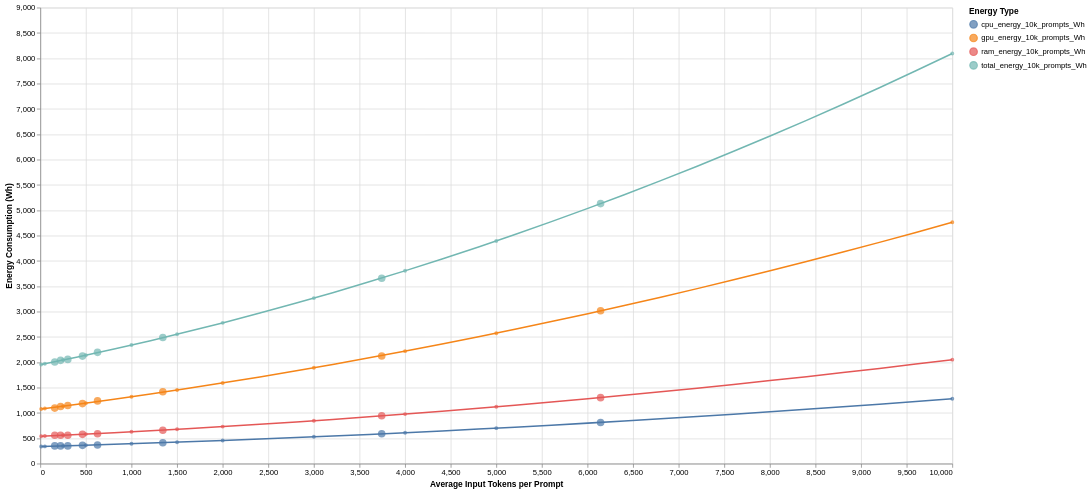

The cell this chart's notebook holds for it:
### Markdown cell above
## 7. Visualize Results
Create an Altair chart to visualize the actual and predicted energy consumption values.

### Code cell
# Create Altair chart
base = alt.Chart(combined_df[combined_df['Type'] == 'Actual']).mark_point(size=100, filled=True).encode(
    x=alt.X('avg_in_tok', title='Average Input Tokens per Prompt'),
    y=alt.Y('Energy_Consumption', title='Energy Consumption (Wh)'),
    color=alt.Color('Energy_Type', title='Energy Type'),
    tooltip=['avg_in_tok', 'Energy_Consumption', 'Energy_Type', 'Type']
).properties(
    width=1200,
    height=600
)


# Highlight predicted values
predicted = alt.Chart(combined_df[combined_df['Type'] == 'Predicted']).mark_point(size=10, filled=False).encode(
    x=alt.X('avg_in_tok', title='Average Input Tokens per Prompt'), 
    y=alt.Y('Energy_Consumption', title='Energy Consumption (Wh)'),
    color=alt.Color('Energy_Type', title='Energy Type'),
    tooltip=['avg_in_tok', 'Energy_Consumption', 'Energy_Type']
)

regression = predicted.transform_regression('avg_in_tok', 'Energy_Consumption', groupby=['Energy_Type'], method="quad").mark_line()

# Combine charts
final_chart = base + regression + predicted

# Display the chart in Streamlit
final_chart

### Figure 1 — Vega-Lite specification as saved in the notebook (floating-point values rounded to 4 significant figures)
{"config": {"view": {"continuousWidth": 300, "continuousHeight": 300}}, "layer": [{"data": {"name": "data-ec1479a4b1156f4afe3a4ab313e7e39f"}, "mark": {"type": "point", "filled": true, "size": 100}, "encoding": {"color": {"field": "Energy_Type", "title": "Energy Type", "type": "nominal"}, "tooltip": [{"field": "avg_in_tok", "type": "quantitative"}, {"field": "Energy_Consumption", "type": "quantitative"}, {"field": "Energy_Type", "type": "nominal"}, {"field": "Type", "type": "nominal"}], "x": {"field": "avg_in_tok", "title": "Average Input Tokens per Prompt", "type": "quantitative"}, "y": {"field": "Energy_Consumption", "title": "Energy Consumption (Wh)", "type": "quantitative"}}}, {"data": {"name": "data-82b70622db8855e344ea8543f7cb1a22"}, "mark": {"type": "line"}, "encoding": {"color": {"field": "Energy_Type", "title": "Energy Type", "type": "nominal"}, "tooltip": [{"field": "avg_in_tok", "type": "quantitative"}, {"field": "Energy_Consumption", "type": "quantitative"}, {"field": "Energy_Type", "type": "nominal"}], "x": {"field": "avg_in_tok", "title": "Average Input Tokens per Prompt", "type": "quantitative"}, "y": {"field": "Energy_Consumption", "title": "Energy Consumption (Wh)", "type": "quantitative"}}, "transform": [{"on": "avg_in_tok", "regression": "Energy_Consumption", "groupby": ["Energy_Type"], "method": "quad"}]}, {"data": {"name": "data-82b70622db8855e344ea8543f7cb1a22"}, "mark": {"type": "point", "filled": false, "size": 10}, "encoding": {"color": {"field": "Energy_Type", "title": "Energy Type", "type": "nominal"}, "tooltip": [{"field": "avg_in_tok", "type": "quantitative"}, {"field": "Energy_Consumption", "type": "quantitative"}, {"field": "Energy_Type", "type": "nominal"}], "x": {"field": "avg_in_tok", "title": "Average Input Tokens per Prompt", "type": "quantitative"}, "y": {"field": "Energy_Consumption", "title": "Energy Consumption (Wh)", "type": "quantitative"}}}], "height": 600, "width": 1200, "$schema": "https://vega.github.io/schema/vega-lite/v5.17.0.json", "datasets": {"data-ec1479a4b1156f4afe3a4ab313e7e39f": [{"avg_in_tok": 158.7, "Energy_Consumption": 2005.0, "Type": "Actual", "Energy_Type": "total_energy_10k_prompts_Wh"}, {"avg_in_tok": 222.7, "Energy_Consumption": 2038.0, "Type": "Actual", "Energy_Type": "total_energy_10k_prompts_Wh"}, {"avg_in_tok": 301.7, "Energy_Consumption": 2056.0, "Type": "Actual", "Energy_Type": "total_energy_10k_prompts_Wh"}, {"avg_in_tok": 462.7, "Energy_Consumption": 2122.0, "Type": "Actual", "Energy_Type": "total_energy_10k_prompts_Wh"}, {"avg_in_tok": 627.7, "Energy_Consumption": 2196.0, "Type": "Actual", "Energy_Type": "total_energy_10k_prompts_Wh"}, {"avg_in_tok": 1344.0, "Energy_Consumption": 2488.0, "Type": "Actual", "Energy_Type": "total_energy_10k_prompts_Wh"}, {"avg_in_tok": 3744.0, "Energy_Consumption": 3659.0, "Type": "Actual", "Energy_Type": "total_energy_10k_prompts_Wh"}, {"avg_in_tok": 6144.0, "Energy_Consumption": 5132.0, "Type": "Actual", "Energy_Type": "total_energy_10k_prompts_Wh"}, {"avg_in_tok": 158.7, "Energy_Consumption": 559.8, "Type": "Actual", "Energy_Type": "ram_energy_10k_prompts_Wh"}, {"avg_in_tok": 222.7, "Energy_Consumption": 560.5, "Type": "Actual", "Energy_Type": "ram_energy_10k_prompts_Wh"}, {"avg_in_tok": 301.7, "Energy_Consumption": 560.3, "Type": "Actual", "Energy_Type": "ram_energy_10k_prompts_Wh"}, {"avg_in_tok": 462.7, "Energy_Consumption": 577.2, "Type": "Actual", "Energy_Type": "ram_energy_10k_prompts_Wh"}, {"avg_in_tok": 627.7, "Energy_Consumption": 590.2, "Type": "Actual", "Energy_Type": "ram_energy_10k_prompts_Wh"}, {"avg_in_tok": 1344.0, "Energy_Consumption": 659.1, "Type": "Actual", "Energy_Type": "ram_energy_10k_prompts_Wh"}, {"avg_in_tok": 3744.0, "Energy_Consumption": 945.3, "Type": "Actual", "Energy_Type": "ram_energy_10k_prompts_Wh"}, {"avg_in_tok": 6144.0, "Energy_Consumption": 1302.0, "Type": "Actual", "Energy_Type": "ram_energy_10k_prompts_Wh"}, {"avg_in_tok": 158.7, "Energy_Consumption": 1096.0, "Type": "Actual", "Energy_Type": "gpu_energy_10k_prompts_Wh"}, {"avg_in_tok": 222.7, "Energy_Consumption": 1128.0, "Type": "Actual", "Energy_Type": "gpu_energy_10k_prompts_Wh"}, {"avg_in_tok": 301.7, "Energy_Consumption": 1147.0, "Type": "Actual", "Energy_Type": "gpu_energy_10k_prompts_Wh"}, {"avg_in_tok": 462.7, "Energy_Consumption": 1184.0, "Type": "Actual", "Energy_Type": "gpu_energy_10k_prompts_Wh"}, {"avg_in_tok": 627.7, "Energy_Consumption": 1237.0, "Type": "Actual", "Energy_Type": "gpu_energy_10k_prompts_Wh"}, {"avg_in_tok": 1344.0, "Energy_Consumption": 1418.0, "Type": "Actual", "Energy_Type": "gpu_energy_10k_prompts_Wh"}, {"avg_in_tok": 3744.0, "Energy_Consumption": 2124.0, "Type": "Actual", "Energy_Type": "gpu_energy_10k_prompts_Wh"}, {"avg_in_tok": 6144.0, "Energy_Consumption": 3017.0, "Type": "Actual", "Energy_Type": "gpu_energy_10k_prompts_Wh"}, {"avg_in_tok": 158.7, "Energy_Consumption": 349.3, "Type": "Actual", "Energy_Type": "cpu_energy_10k_prompts_Wh"}, {"avg_in_tok": 222.7, "Energy_Consumption": 349.8, "Type": "Actual", "Energy_Type": "cpu_energy_10k_prompts_Wh"}, {"avg_in_tok": 301.7, "Energy_Consumption": 349.7, "Type": "Actual", "Energy_Type": "cpu_energy_10k_prompts_Wh"}, {"avg_in_tok": 462.7, "Energy_Consumption": 360.2, "Type": "Actual", "Energy_Type": "cpu_energy_10k_prompts_Wh"}, {"avg_in_tok": 627.7, "Energy_Consumption": 368.3, "Type": "Actual", "Energy_Type": "cpu_energy_10k_prompts_Wh"}, {"avg_in_tok": 1344.0, "Energy_Consumption": 411.3, "Type": "Actual", "Energy_Type": "cpu_energy_10k_prompts_Wh"}, {"avg_in_tok": 3744.0, "Energy_Consumption": 589.9, "Type": "Actual", "Energy_Type": "cpu_energy_10k_prompts_Wh"}, {"avg_in_tok": 6144.0, "Energy_Consumption": 812.6, "Type": "Actual", "Energy_Type": "cpu_energy_10k_prompts_Wh"}], "data-82b70622db8855e344ea8543f7cb1a22": [{"avg_in_tok": 10.0, "Energy_Consumption": 1954.0, "Type": "Predicted", "Energy_Type": "total_energy_10k_prompts_Wh"}, {"avg_in_tok": 50.0, "Energy_Consumption": 1969.0, "Type": "Predicted", "Energy_Type": "total_energy_10k_prompts_Wh"}, {"avg_in_tok": 250.0, "Energy_Consumption": 2043.0, "Type": "Predicted", "Energy_Type": "total_energy_10k_prompts_Wh"}, {"avg_in_tok": 500.0, "Energy_Consumption": 2139.0, "Type": "Predicted", "Energy_Type": "total_energy_10k_prompts_Wh"}, {"avg_in_tok": 1000.0, "Energy_Consumption": 2339.0, "Type": "Predicted", "Energy_Type": "total_energy_10k_prompts_Wh"}, {"avg_in_tok": 1500.0, "Energy_Consumption": 2552.0, "Type": "Predicted", "Energy_Type": "total_energy_10k_prompts_Wh"}, {"avg_in_tok": 2000.0, "Energy_Consumption": 2778.0, "Type": "Predicted", "Energy_Type": "total_energy_10k_prompts_Wh"}, {"avg_in_tok": 3000.0, "Energy_Consumption": 3267.0, "Type": "Predicted", "Energy_Type": "total_energy_10k_prompts_Wh"}, {"avg_in_tok": 4000.0, "Energy_Consumption": 3806.0, "Type": "Predicted", "Energy_Type": "total_energy_10k_prompts_Wh"}, {"avg_in_tok": 5000.0, "Energy_Consumption": 4395.0, "Type": "Predicted", "Energy_Type": "total_energy_10k_prompts_Wh"}, {"avg_in_tok": 10000.0, "Energy_Consumption": 8094.0, "Type": "Predicted", "Energy_Type": "total_energy_10k_prompts_Wh"}, {"avg_in_tok": 10.0, "Energy_Consumption": 540.4, "Type": "Predicted", "Energy_Type": "ram_energy_10k_prompts_Wh"}, {"avg_in_tok": 50.0, "Energy_Consumption": 543.7, "Type": "Predicted", "Energy_Type": "ram_energy_10k_prompts_Wh"}, {"avg_in_tok": 250.0, "Energy_Consumption": 560.4, "Type": "Predicted", "Energy_Type": "ram_energy_10k_prompts_Wh"}, {"avg_in_tok": 500.0, "Energy_Consumption": 582.1, "Type": "Predicted", "Energy_Type": "ram_energy_10k_prompts_Wh"}, {"avg_in_tok": 1000.0, "Energy_Consumption": 628.0, "Type": "Predicted", "Energy_Type": "ram_energy_10k_prompts_Wh"}, {"avg_in_tok": 1500.0, "Energy_Consumption": 677.4, "Type": "Predicted", "Energy_Type": "ram_energy_10k_prompts_Wh"}, {"avg_in_tok": 2000.0, "Energy_Consumption": 730.3, "Type": "Predicted", "Energy_Type": "ram_energy_10k_prompts_Wh"}, {"avg_in_tok": 3000.0, "Energy_Consumption": 846.6, "Type": "Predicted", "Energy_Type": "ram_energy_10k_prompts_Wh"}, {"avg_in_tok": 4000.0, "Energy_Consumption": 976.8, "Type": "Predicted", "Energy_Type": "ram_energy_10k_prompts_Wh"}, {"avg_in_tok": 5000.0, "Energy_Consumption": 1121.0, "Type": "Predicted", "Energy_Type": "ram_energy_10k_prompts_Wh"}, {"avg_in_tok": 10000.0, "Energy_Consumption": 2051.0, "Type": "Predicted", "Energy_Type": "ram_energy_10k_prompts_Wh"}, {"avg_in_tok": 10.0, "Energy_Consumption": 1077.0, "Type": "Predicted", "Energy_Type": "gpu_energy_10k_prompts_Wh"}, {"avg_in_tok": 50.0, "Energy_Consumption": 1086.0, "Type": "Predicted", "Energy_Type": "gpu_energy_10k_prompts_Wh"}, {"avg_in_tok": 250.0, "Energy_Consumption": 1133.0, "Type": "Predicted", "Energy_Type": "gpu_energy_10k_prompts_Wh"}, {"avg_in_tok": 500.0, "Energy_Consumption": 1193.0, "Type": "Predicted", "Energy_Type": "gpu_energy_10k_prompts_Wh"}, {"avg_in_tok": 1000.0, "Energy_Consumption": 1319.0, "Type": "Predicted", "Energy_Type": "gpu_energy_10k_prompts_Wh"}, {"avg_in_tok": 1500.0, "Energy_Consumption": 1452.0, "Type": "Predicted", "Energy_Type": "gpu_energy_10k_prompts_Wh"}, {"avg_in_tok": 2000.0, "Energy_Consumption": 1592.0, "Type": "Predicted", "Energy_Type": "gpu_energy_10k_prompts_Wh"}, {"avg_in_tok": 3000.0, "Energy_Consumption": 1892.0, "Type": "Predicted", "Energy_Type": "gpu_energy_10k_prompts_Wh"}, {"avg_in_tok": 4000.0, "Energy_Consumption": 2219.0, "Type": "Predicted", "Energy_Type": "gpu_energy_10k_prompts_Wh"}, {"avg_in_tok": 5000.0, "Energy_Consumption": 2574.0, "Type": "Predicted", "Energy_Type": "gpu_energy_10k_prompts_Wh"}, {"avg_in_tok": 10000.0, "Energy_Consumption": 4762.0, "Type": "Predicted", "Energy_Type": "gpu_energy_10k_prompts_Wh"}, {"avg_in_tok": 10.0, "Energy_Consumption": 337.3, "Type": "Predicted", "Energy_Type": "cpu_energy_10k_prompts_Wh"}, {"avg_in_tok": 50.0, "Energy_Consumption": 339.3, "Type": "Predicted", "Energy_Type": "cpu_energy_10k_prompts_Wh"}, {"avg_in_tok": 250.0, "Energy_Consumption": 349.7, "Type": "Predicted", "Energy_Type": "cpu_energy_10k_prompts_Wh"}, {"avg_in_tok": 500.0, "Energy_Consumption": 363.2, "Type": "Predicted", "Energy_Type": "cpu_energy_10k_prompts_Wh"}, {"avg_in_tok": 1000.0, "Energy_Consumption": 391.9, "Type": "Predicted", "Energy_Type": "cpu_energy_10k_prompts_Wh"}, {"avg_in_tok": 1500.0, "Energy_Consumption": 422.7, "Type": "Predicted", "Energy_Type": "cpu_energy_10k_prompts_Wh"}, {"avg_in_tok": 2000.0, "Energy_Consumption": 455.7, "Type": "Predicted", "Energy_Type": "cpu_energy_10k_prompts_Wh"}, {"avg_in_tok": 3000.0, "Energy_Consumption": 528.3, "Type": "Predicted", "Energy_Type": "cpu_energy_10k_prompts_Wh"}, {"avg_in_tok": 4000.0, "Energy_Consumption": 609.6, "Type": "Predicted", "Energy_Type": "cpu_energy_10k_prompts_Wh"}, {"avg_in_tok": 5000.0, "Energy_Consumption": 699.6, "Type": "Predicted", "Energy_Type": "cpu_energy_10k_prompts_Wh"}, {"avg_in_tok": 10000.0, "Energy_Consumption": 1280.0, "Type": "Predicted", "Energy_Type": "cpu_energy_10k_prompts_Wh"}]}}
